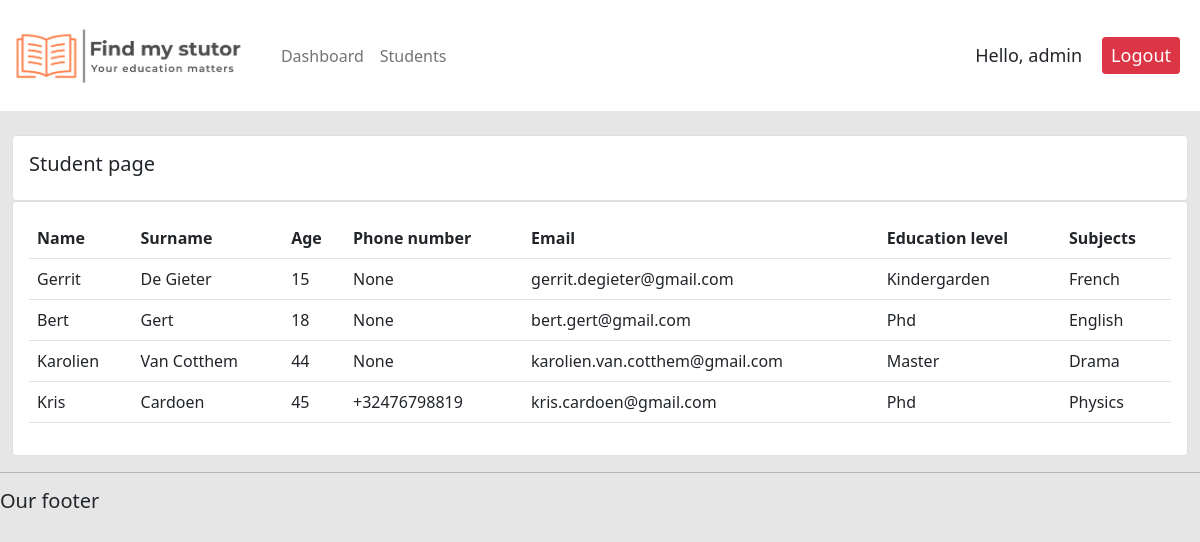
Screenshot of /student/ (signed in) with the database file from the repository.
### stutor/models.py (models this page shows, shortened)
class student(models.Model):
    name = models.CharField(max_length= 200, null=True)
    surname = models.CharField(max_length=200, null=True)
    age = models.PositiveSmallIntegerField(null=True)
    phone_number = PhoneNumberField(null=True, blank = True)
    email = models.EmailField(null=True)
    date_created = models.DateTimeField(auto_now_add=True, null=True)
    education_level = models.ForeignKey(education_level, on_delete=models.SET_NULL, null=True)
    subject = models.ForeignKey(subject, on_delete=models.SET_NULL, null=True)

class education_level(models.Model):
    education_levels = models.CharField(max_length=300, null=True)
    def __str__(self):
        return self.education_levels

class subject(models.Model):
    subject = models.CharField(max_length=300)
    def __str__(self):
        return self.subject

### stutor/decorators.py (the view)
        def wrapper_func(request,*args, **kwargs):
            group = None
            if request.user.groups.exists():
                group = request.user.groups.all()[0].name # group krijgt de waarde van de group waar de user in zit
            if group in allowed_roles:  #als de group toegang heeft --> render the view
                return view_func(request,*args, **kwargs)
            else:
                return HttpResponse('You are not authorized to view this page')

### stutor/views.py (called while the page is built)
@login_required(login_url='login')
@allowed_users(allowed_roles=['admin', 'student'])
def student_page(request):
    stu = student.objects.all()
    return render(request, 'stutor/students.html', {'stu': stu})

### stutor/templates/stutor/students.html
{% extends 'stutor/main.html'%}
{% block content %}
    <br>
<div class="row">
    <div class="col-md">
        <div class="card card-body">
            <h5>Student page</h5>
        </div>
        <div class="card card-body">
            <table class="table">
                <tr>
                    <th>Name</th>
                    <th>Surname</th>
                    <th>Age</th>
                    <th>Phone number</th>
                    <th>Email</th>
                    <th>Education level</th>
                    <th>Subjects</th>
                </tr>
                {% for i in stu %}
                <tr>
                    <td> {{i.name}} </td>
                    <td> {{i.surname}} </td>
                    <td> {{i.age}} </td>
                    <td> {{i.phone_number}} </td>
                    <td> {{i.email}} </td>
                    <td> {{i.education_level}} </td>
                    <td> {{i.subject}} </td>
                </tr>
                {% endfor %}
            </table>
        </div>
    </div>
</div>
{% endblock %}

### stutor/templates/stutor/navbar.html (shortened to what this page needs)
{% load static %}
<nav class="navbar navbar-expand-lg navbar-light" style="background-color: #ffffff;">
  <a class="navbar-brand" href="#"> <img src="{% static 'images/logo.png' %}" style="height:85px;" > </a>
  <div class="collapse navbar-collapse" id="navbarNav">
    <ul class="navbar-nav">
      {% if request.user.is_staff %}
      <li class="nav-item active">
        <a class="nav-link" href="{% url 'home' %}">Dashboard</a>
      </li>
      <li class="nav-item">
        <a class="nav-link" href="{% url 'student' %}">Students</a>
      </li>
      {% endif %}
    </ul>
  </div>
  <span class="hello-msg">Hello, {{request.user}}</span>
  <span> <a class="btn btn-danger  btn-sm btn-block hello-msg" href="{% url 'logout' %}">Logout</a> </span>
</nav>

### static/CSS/main.css (style rules this page uses)
body { background-color: #e6e6e6 }

### stutor/templates/stutor/navbar.html (style rules this page uses)
.hello-msg { font-size: 18px; margin-right: 20px; }

### rows the page displays
student: name "Gerrit", surname "De Gieter", age "15", phone_number "None", email "gerrit.degieter@gmail.com", education_level "Kindergarden", subject "French"
student: name "Bert", surname "Gert", age "18", phone_number "None", email "bert.gert@gmail.com", education_level "Phd", subject "English"
student: name "Karolien", surname "Van Cotthem", age "44", phone_number "None", email "karolien.van.cotthem@gmail.com", education_level "Master", subject "Drama"
student: name "Kris", surname "Cardoen", age "45", phone_number "+32476798819", email "kris.cardoen@gmail.com", education_level "Phd", subject "Physics"

### other values shown
{{ request.user }} "admin"
